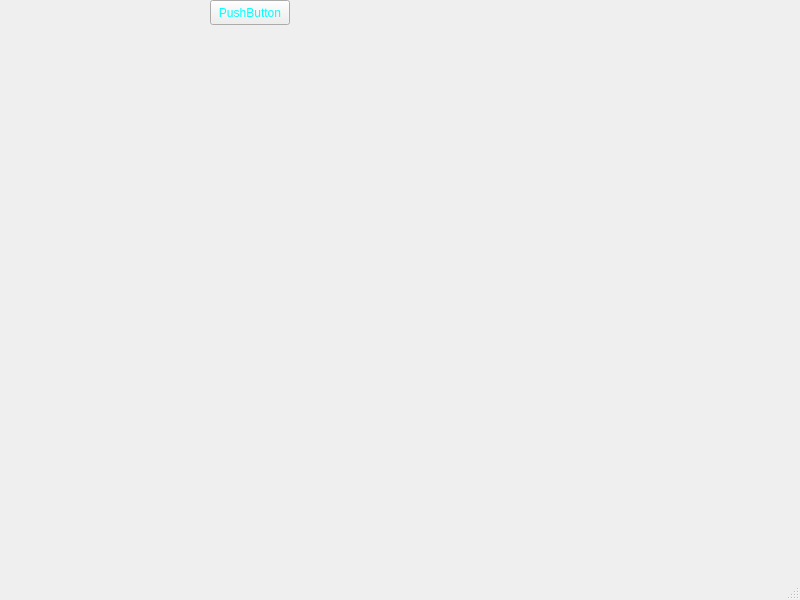
<?xml version="1.0" encoding="UTF-8"?>
<ui version="4.0">
 <class>MainWindow</class>
 <widget class="QMainWindow" name="MainWindow">
  <property name="geometry">
   <rect>
    <x>0</x>
    <y>0</y>
    <width>800</width>
    <height>600</height>
   </rect>
  </property>
  <property name="windowTitle">
   <string>MainWindow</string>
  </property>
  <widget class="QWidget" name="centralwidget">
   <widget class="QPushButton" name="pushButton">
    <property name="geometry">
     <rect>
      <x>210</x>
      <y>0</y>
      <width>80</width>
      <height>25</height>
     </rect>
    </property>
    <property name="styleSheet">
     <string notr="true">font: 200 9pt &quot;SauceCodePro NF&quot;;

color: rgb(0, 255, 255);</string>
    </property>
    <property name="text">
     <string>PushButton</string>
    </property>
   </widget>
  </widget>
  <widget class="QMenuBar" name="menubar">
   <property name="geometry">
    <rect>
     <x>0</x>
     <y>0</y>
     <width>800</width>
     <height>22</height>
    </rect>
   </property>
  </widget>
  <widget class="QStatusBar" name="statusbar"/>
 </widget>
 <resources/>
 <connections/>
</ui>
